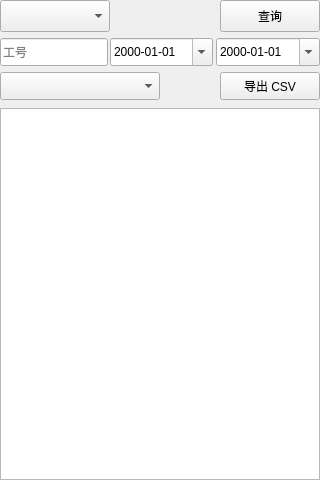
<?xml version="1.0" encoding="UTF-8"?>
<ui version="4.0">
 <class>QqueryWidget</class>
 <widget class="QWidget" name="QqueryWidget">
  <property name="geometry">
   <rect>
    <x>0</x>
    <y>0</y>
    <width>320</width>
    <height>480</height>
   </rect>
  </property>
  <property name="windowTitle">
   <string>Form</string>
  </property>
  <widget class="QComboBox" name="QtableCbb">
   <property name="geometry">
    <rect>
     <x>0</x>
     <y>0</y>
     <width>110</width>
     <height>32</height>
    </rect>
   </property>
  </widget>
  <widget class="QPushButton" name="QqueryBt">
   <property name="geometry">
    <rect>
     <x>220</x>
     <y>0</y>
     <width>100</width>
     <height>32</height>
    </rect>
   </property>
   <property name="text">
    <string>查询</string>
   </property>
   </widget>
   <widget class="QLineEdit" name="QnumberLe">
    <property name="geometry">
     <rect>
      <x>0</x>
      <y>38</y>
      <width>108</width>
      <height>28</height>
     </rect>
    </property>
    <property name="placeholderText">
     <string>工号</string>
    </property>
   </widget>
   <widget class="QDateEdit" name="QstartDateDe">
    <property name="geometry">
     <rect>
      <x>110</x>
      <y>38</y>
      <width>103</width>
      <height>28</height>
     </rect>
    </property>
    <property name="displayFormat">
     <string>yyyy-MM-dd</string>
    </property>
    <property name="calendarPopup">
     <bool>true</bool>
    </property>
   </widget>
   <widget class="QDateEdit" name="QendDateDe">
    <property name="geometry">
     <rect>
      <x>216</x>
      <y>38</y>
      <width>104</width>
      <height>28</height>
     </rect>
    </property>
    <property name="displayFormat">
     <string>yyyy-MM-dd</string>
    </property>
    <property name="calendarPopup">
     <bool>true</bool>
    </property>
   </widget>
   <widget class="QComboBox" name="QeventCbb">
    <property name="geometry">
     <rect>
      <x>0</x>
      <y>72</y>
      <width>160</width>
      <height>28</height>
     </rect>
    </property>
   </widget>
   <widget class="QPushButton" name="QexportBt">
    <property name="geometry">
     <rect>
      <x>220</x>
      <y>72</y>
      <width>100</width>
      <height>28</height>
     </rect>
    </property>
    <property name="text">
     <string>导出 CSV</string>
    </property>
   </widget>
   <widget class="QTableView" name="QdataView">
   <property name="geometry">
    <rect>
     <x>0</x>
     <y>108</y>
     <width>320</width>
     <height>372</height>
    </rect>
   </property>
  </widget>
 </widget>
 <resources/>
 <connections/>
</ui>
